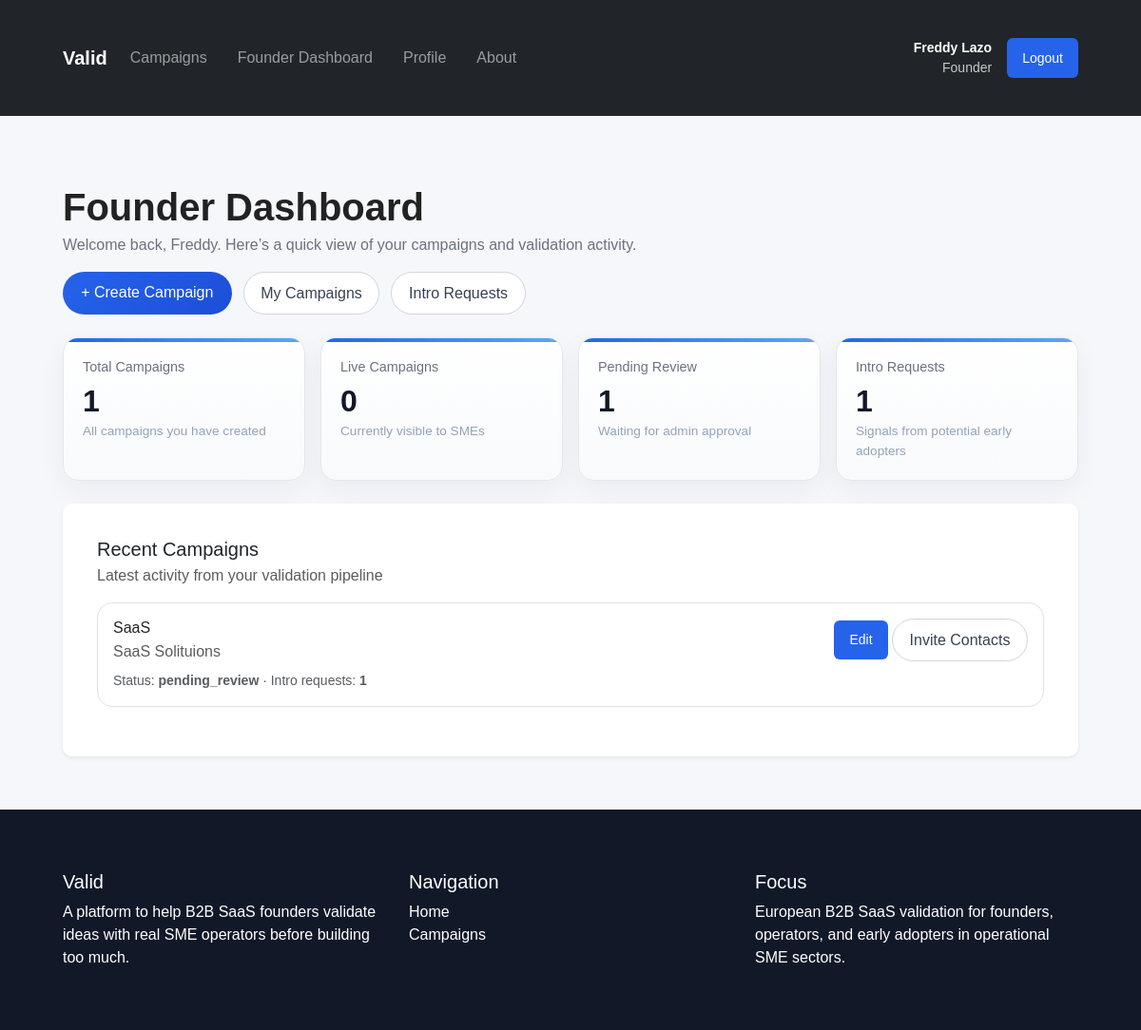
Before: /valid/founder/dashboard/ (signed in) with the older database file.
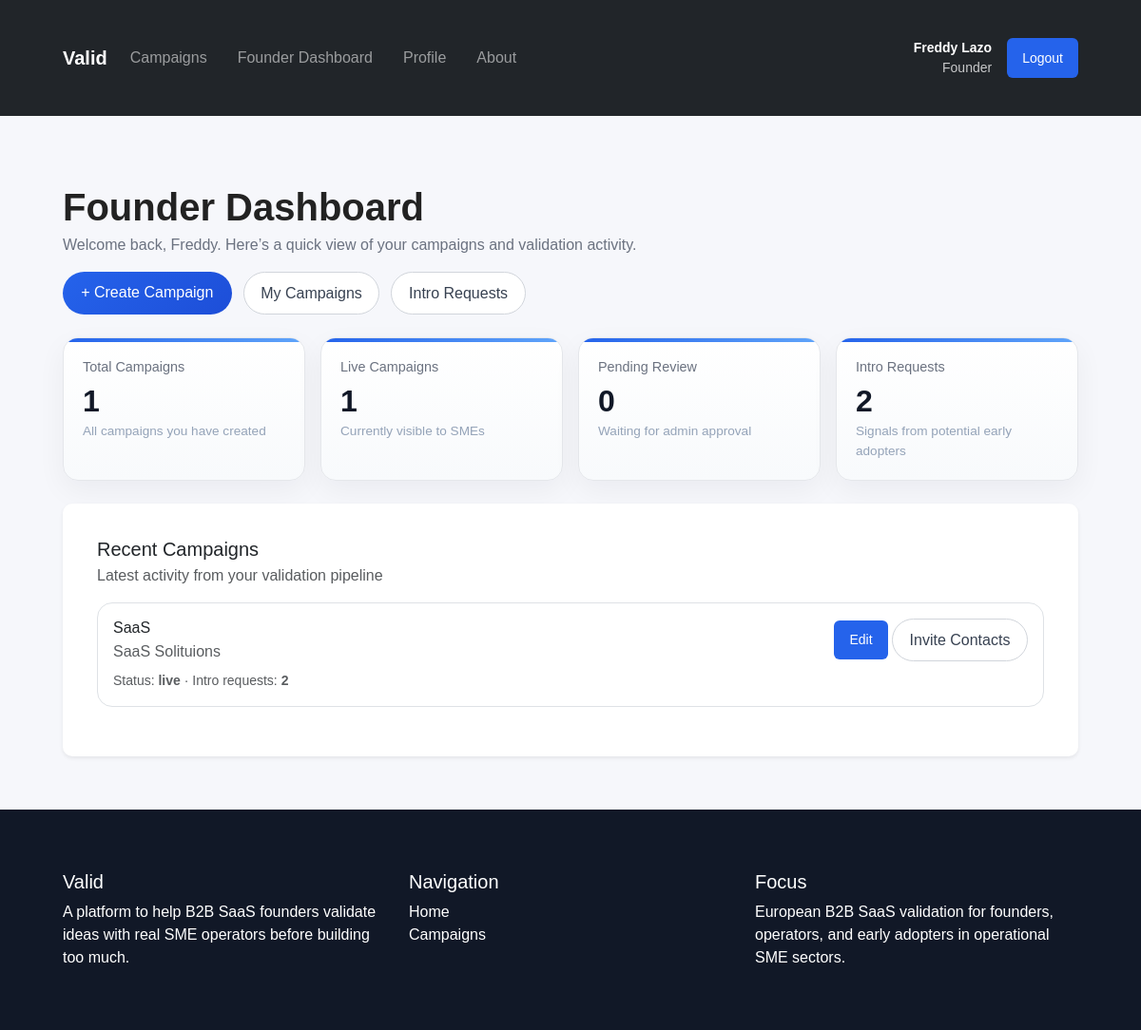
After: the same page with the newer database file.
### campaign/models.py (models this page shows, shortened)
class Campaign(models.Model):
    founder = models.ForeignKey(
        settings.AUTH_USER_MODEL,
        on_delete=models.CASCADE,
        related_name="campaigns",
    )
    title = models.CharField(max_length=255)
    problem_summary = models.TextField()
    solution_summary = models.TextField()
    target_industry = models.CharField(
        max_length=50,
        choices=CampaignIndustry.choices,
    )
    target_role = models.CharField(
        max_length=50,
        choices=CampaignTargetRole.choices,
    )
    target_company_size = models.CharField(
        max_length=50,
        choices=CampaignCompanySize.choices,
    )
    target_market = models.CharField(max_length=100, blank=True)
    validation_goal_type = models.CharField(
        max_length=50,
        choices=CampaignValidationGoal.choices,
    )
    validation_goal_count = models.PositiveIntegerField(default=1)
    pilot_offer_summary = models.TextField(blank=True)
    status = models.CharField(
        max_length=20,
        choices=CampaignStatus.choices,
        default=CampaignStatus.PENDING_REVIEW,
    )
    campaign_image = models.ImageField(upload_to="campaign_visuals/", blank=True, null=True)
    created_at = models.DateTimeField(auto_now_add=True)
    updated_at = models.DateTimeField(auto_now=True)
    class Meta:
        ordering = ["-created_at"]

### campaign/views.py (the view)
# urls.py: path("founder/dashboard/", founder_dashboard, name="founder_dashboard"),
@login_required
def founder_dashboard(request):
    if not is_founder(request.user):
        return HttpResponseForbidden("Only founders can access this page.")
    campaigns = Campaign.objects.filter(founder=request.user).annotate(
        intro_requests_count=Count("intro_requests")
    )
    context = {
        "total_campaigns": campaigns.count(),
        "live_campaigns": campaigns.filter(status=CampaignStatus.LIVE).count(),
        "pending_campaigns": campaigns.filter(
            status=CampaignStatus.PENDING_REVIEW
        ).count(),
        "total_intro_requests": IntroRequest.objects.filter(
            campaign__founder=request.user
        ).count(),
        "recent_campaigns": campaigns[:5],
    }
    return render(request, "campaign/founder/dashboard.html", context)

### campaign/views.py (called while the page is built)
def is_founder(user):
    return (
        user.is_authenticated
        and hasattr(user, "profile")
        and user.profile.role == "founder"
    )

### campaign/templates/campaign/founder/dashboard.html (shortened to what this page needs)
{% extends "campaign/base.html" %}
{% block content %}
<div class="container py-2">
    <div class="dashboard-header">
        <div class="dashboard-title">
            <h1 class="fw-bold">Founder Dashboard</h1>
            <p>
                Welcome back, {{ user.first_name|default:user.username }}.
                Here’s a quick view of your campaigns and validation activity.
            </p>
        </div>
        <div class="dashboard-actions">
            <a class="btn btn-primary-action" href="{% url 'founder_campaign_create' %}">
                + Create Campaign
            </a>
            <a class="btn btn-outline-action" href="{% url 'founder_campaign_list' %}">
                My Campaigns
            </a>
            <a class="btn btn-outline-action" href="{% url 'founder_intro_request_list' %}">
                Intro Requests
            </a>
        </div>
    </div>
    <div class="stats-grid">
        <div class="stat-card">
            <div class="stat-label">Total Campaigns</div>
            <div class="stat-value">{{ total_campaigns }}</div>
            <div class="stat-meta">All campaigns you have created</div>
        </div>
        <div class="stat-card">
            <div class="stat-label">Live Campaigns</div>
            <div class="stat-value">{{ live_campaigns }}</div>
            <div class="stat-meta">Currently visible to SMEs</div>
        </div>
        <div class="stat-card">
            <div class="stat-label">Pending Review</div>
            <div class="stat-value">{{ pending_campaigns }}</div>
            <div class="stat-meta">Waiting for admin approval</div>
        </div>
        <div class="stat-card">
            <div class="stat-label">Intro Requests</div>
            <div class="stat-value">{{ total_intro_requests }}</div>
            <div class="stat-meta">Signals from potential early adopters</div>
        </div>
    </div>
    <div class="card shadow-sm border-0">
        <div class="card-body">
            <div class="d-flex justify-content-between align-items-center mb-3 flex-wrap gap-2">
                <div>
                    <h2 class="h5 mb-1">Recent Campaigns</h2>
                    <p class="text-muted mb-0">Latest activity from your validation pipeline</p>
                </div>
            </div>
            {% for campaign in recent_campaigns %}
                <div class="border rounded-4 p-3 mb-3">
                    <div class="d-flex justify-content-between align-items-start flex-wrap gap-2">
                        <div>
                            <h3 class="h6 mb-1">{{ campaign.title }}</h3>
                            <p class="text-muted mb-2">{{ campaign.solution_summary|truncatechars:120 }}</p>
                            <div class="small text-muted">
                                Status: <strong>{{ campaign.status }}</strong> ·
                                Intro requests: <strong>{{ campaign.intro_requests_count }}</strong>
                            </div>
                        </div>
                        <div>
                            <a class="btn btn-sm btn-outline-primary" href="{% url 'founder_campaign_update' campaign.id %}">
                                Edit
                            </a>
                            <a class="btn btn-outline-action" href="{% url 'founder_campaign_list' %}">
                                Invite Contacts
                            </a>
                        </div>
                    </div>
                </div>
            {% empty %}
                <div class="alert alert-light border mb-0">
                    No campaigns yet. Create your first campaign to start validating.
                </div>
            {% endfor %}
        </div>
    </div>
</div>
{% endblock %}

Changed rows visible on the page:
changed Campaign "SaaS": status "pending_review" → "live"; intro_requests_count "1" → "2"
Other visible differences:
{{ live_campaigns }}: "0" → "1"
{{ pending_campaigns }}: "1" → "0"
{{ total_intro_requests }}: "1" → "2"
